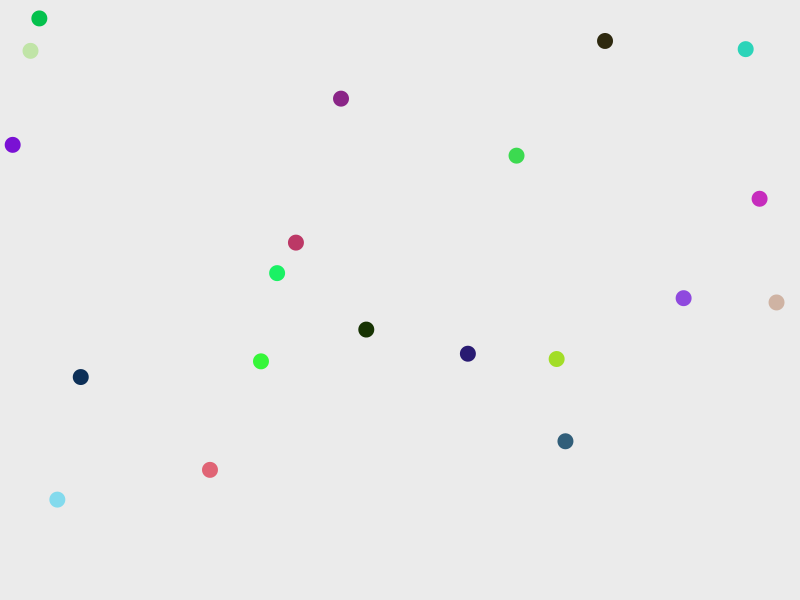
Frame 1 (no input)
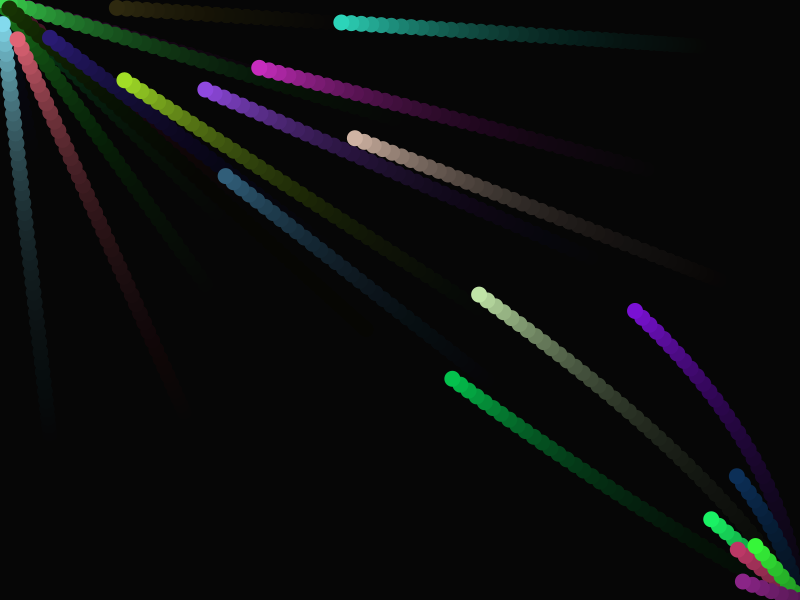
Frame 60 (the mouse pressed at the canvas centre just before this capture)
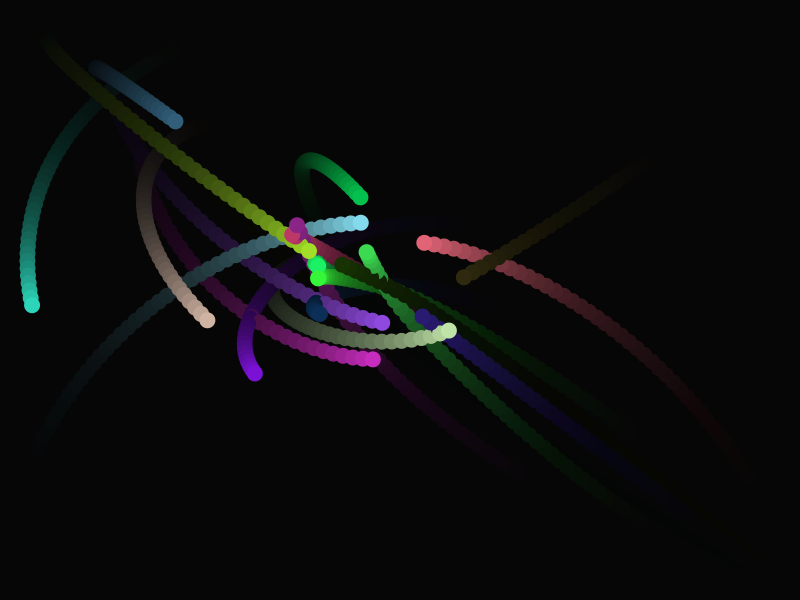
Frame 120 (the mouse held since frame 60 and released just before this capture)

The Processing sketch that drew these frames (run headless with seeded random() and noise(); from frame 60 on, the mouse is pressed at the canvas centre):

// Processing sketch: processing_101620
// ── processing_101620.pde

// based on Chapter 1 of Shiffman's excellent "Nature of Code" 
// http://natureofcode.com/book/chapter-1-vectors/
// so, nothing really original here, but it's fun and wanted to play with it.

Mover[] movers = new Mover[20];

void setup(){
  size(800,600);
  background(255);
  for(int i = 0;i<movers.length;i++){
    movers[i] = new Mover();
  }
}

void draw(){
  noStroke();
  fill(0,20);
  rect(0,0,width,height);
  for(int i = 0;i<movers.length;i++){
    movers[i].update();
    movers[i].checkEdges();
    movers[i].display();
  }
}

class Mover {
  PVector location;
  PVector velocity;
  PVector acceleration;
  float topspeed;
  PVector mouse;
  PVector dir;
  float m;
  color c;
 
  Mover(){
    location = new PVector (random(width),random(height));
    velocity = new PVector (0,0);
    topspeed = 10;
    m = random(0.2,0.8);
    c = color(random(255),random(255),random(255));
  }
  
  void update(){
    mouse = new PVector(mouseX,mouseY);
    dir = PVector.sub(mouse,location);
    dir.normalize();
    dir.mult(m);
    acceleration = dir;
    velocity.add(acceleration);
    velocity.limit(topspeed);
    location.add(velocity);
  }
  
  void display(){
    fill(c);
    ellipse(location.x,location.y,16,16);
  }
  
  void checkEdges(){
    if(location.x > width){
      location.x = 0;
    } else if (location.x < 0){
      location.x = width;
    }
    
    if(location.y > height){
      location.y = 0;
    }else if (location.y < 0){
      location.y = height;
    }
  }
}
